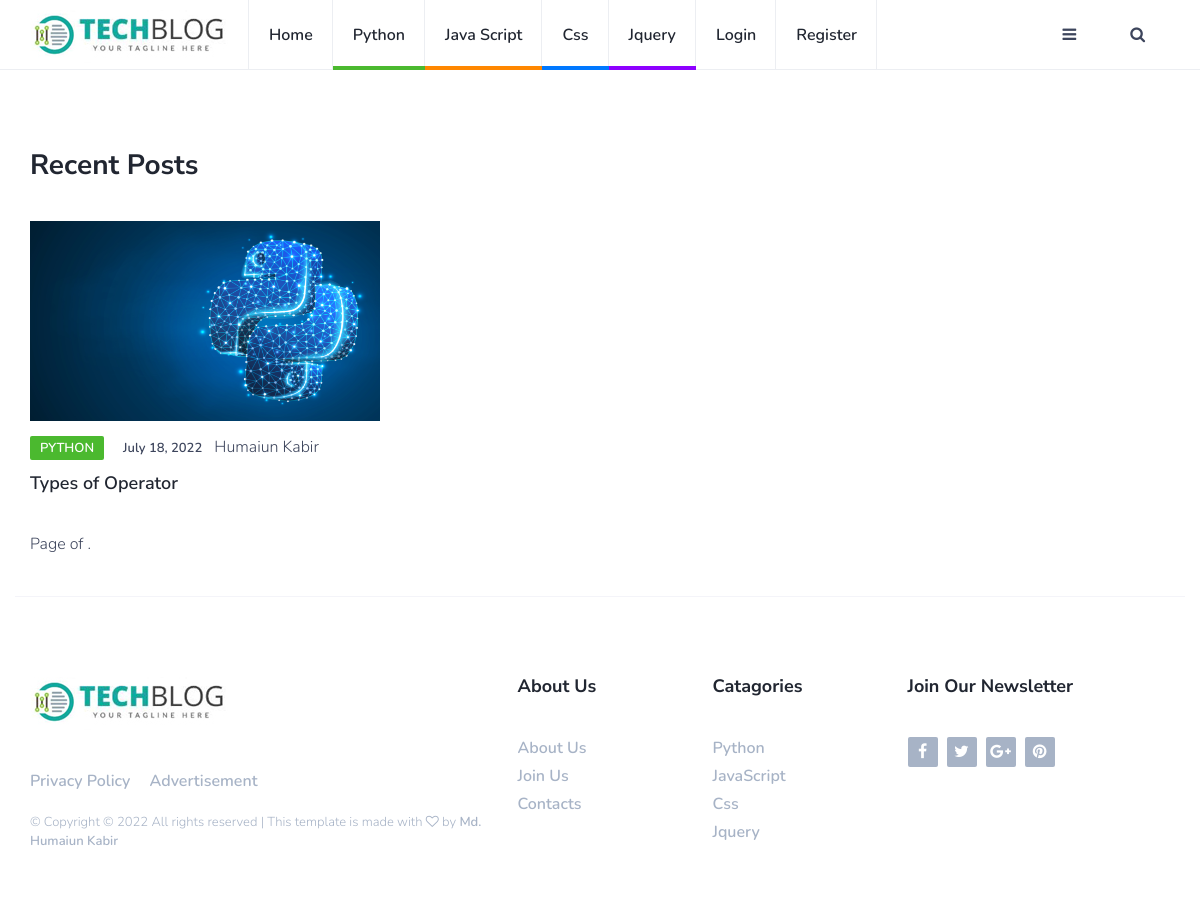
The page /categorywisearticle/1 on the database its author committed.
### blogapp/models.py (models this page shows, shortened)
class article(models.Model):
    DEFAULT = 'default.jpg'
    id = models.IntegerField(primary_key=True, auto_created=True)
    article_author = models.ForeignKey(author, on_delete=models.CASCADE)
    title = models.CharField(max_length=200)
    body = models.TextField()
    image = models.FileField(default=DEFAULT)
    category = models.ForeignKey(category, on_delete=models.CASCADE)
    postdate = models.DateField(default=Timestamp.now)

class category(models.Model):
    id = models.IntegerField(primary_key=True, auto_created=True)
    name = models.CharField(max_length=100)
    catcolor = models.CharField(max_length=100, default='red')

class author(models.Model):
    DEFAULT = 'defaultuser.png'
    id = models.IntegerField(primary_key=True, auto_created=True)
    name = models.ForeignKey(User, on_delete=models.CASCADE)
    profile_picture = models.FileField(default=DEFAULT)
    detals = models.TextField()

### blogapp/views.py (the view)
def getCategoryWisePost(request, id):
    if request.user.is_authenticated:
        post = article.objects.filter(
            category=id, article_author=request.user.id).order_by('-id')
        search = request.GET.get('q')
        if search:
            post = post.filter(
                Q(title__icontains=search) | Q(body__icontains=search)
            )
        context = {
            "post": post
        }
        return render(request, 'categorywisepost.html', context)
    else:
        post = article.objects.filter(category=id).order_by('-id')
        search = request.GET.get('q')
        if search:
            post = post.filter(
                Q(title__icontains=search) | Q(body__icontains=search)
            )
        context = {
            "post": post
        }
        return render(request, 'categorywisepost.html', context)

### templates/categorywisepost.html (shortened to what this page needs)
{% extends "masterpage.html" %} {% load static %}  {% block content %}
<div class="row">
  <div class="col-md-12">
    <div class="section-title">
      <h2>Recent Posts</h2>
    </div>
  </div>
  {% for p in post %}
  <div class="col-md-4">
    <div class="post">
      <a class="post-img" href="{% url 'singlepost' id=p.id %}"
        ><img src="{{ p.image.url }}" alt=""
      /></a>
      <div class="post-body">
        <div class="post-meta">
          <a
            class="post-category cat-{{ p.category.id }}"
            href="{% url 'categorypost' id=p.category.id %}"
            >{{ p.category.name }}</a
          >
          <span class="post-date">{{ p.postdate }}</span> &nbsp;
          <span class="">{{ p.article_author.name.get_full_name }}</span>
        </div>
        <h3 class="post-title">
          <a href="{% url 'singlepost' id=p.id %}">{{ p.title }}</a>
        </h3>
      </div>
    </div>
  </div>
  {% endfor %}
</div>
<div class="container-fluid">
  <div class="pagination">
    <span class="step-links">
      <span class="current">
        Page {{ post.number }} of {{ post.paginator.num_pages }}.
      </span>
    </span>
  </div>
</div>
{% endblock %}

### rows shown on the page
article: image (picture), category.name "PYTHON", postdate "July 18, 2022", article_author.name.get_full_name "Humaiun Kabir", title "Types of Operator"
